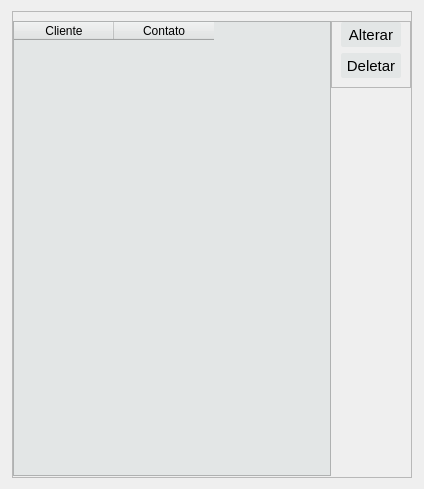
                <widget class="QWidget" name="tab_2">
                 <attribute name="title">
                  <string>Lista</string>
                 </attribute>
                 <layout class="QGridLayout" name="gridLayout_7">
                  <item row="0" column="0">
                   <spacer name="horizontalSpacer_19">
                    <property name="orientation">
                     <enum>Qt::Horizontal</enum>
                    </property>
                    <property name="sizeType">
                     <enum>QSizePolicy::Fixed</enum>
                    </property>
                    <property name="sizeHint" stdset="0">
                     <size>
                      <width>1</width>
                      <height>20</height>
                     </size>
                    </property>
                   </spacer>
                  </item>
                  <item row="0" column="1" rowspan="2">
                   <widget class="QFrame" name="frame_8">
                    <property name="minimumSize">
                     <size>
                      <width>400</width>
                      <height>0</height>
                     </size>
                    </property>
                    <property name="frameShape">
                     <enum>QFrame::StyledPanel</enum>
                    </property>
                    <property name="frameShadow">
                     <enum>QFrame::Raised</enum>
                    </property>
                    <layout class="QGridLayout" name="gridLayout_8">
                     <property name="leftMargin">
                      <number>0</number>
                     </property>
                     <property name="rightMargin">
                      <number>0</number>
                     </property>
                     <property name="bottomMargin">
                      <number>0</number>
                     </property>
                     <property name="horizontalSpacing">
                      <number>0</number>
                     </property>
                     <item row="1" column="1">
                      <spacer name="verticalSpacer_13">
                       <property name="orientation">
                        <enum>Qt::Vertical</enum>
                       </property>
                       <property name="sizeHint" stdset="0">
                        <size>
                         <width>20</width>
                         <height>388</height>
                        </size>
                       </property>
                      </spacer>
                     </item>
                     <item row="0" column="0" rowspan="2">
                      <widget class="QTableWidget" name="table_cliente">
                       <property name="styleSheet">
                        <string notr="true">
QLineEdit{

	
	background-color: rgb(255,255,255);
	font: 10pt &quot;MS Shell Dlg 2&quot;;
}

QFrame{

	
		background-color: rgb(227, 230, 230);

}
</string>
                       </property>
                       <column>
                        <property name="text">
                         <string>Cliente</string>
                        </property>
                       </column>
                       <column>
                        <property name="text">
                         <string>Contato</string>
                        </property>
                       </column>
                      </widget>
                     </item>
                     <item row="0" column="1">
                      <widget class="QFrame" name="frame_9">
                       <property name="styleSheet">
                        <string notr="true">QPushButton{
	
		background-color: rgb(227, 230, 230);
	border-radius:2px;
	color: rgb(0, 0, 0);
}
QPushButton:hover{
	border-radius:5px;
	background-color: rgb(255, 255, 255);
}</string>
                       </property>
                       <property name="frameShape">
                        <enum>QFrame::StyledPanel</enum>
                       </property>
                       <property name="frameShadow">
                        <enum>QFrame::Raised</enum>
                       </property>
                       <layout class="QVBoxLayout" name="verticalLayout_13">
                        <property name="topMargin">
                         <number>0</number>
                        </property>
                        <item>
                         <widget class="QPushButton" name="btn_alterar_cliente">
                          <property name="sizePolicy">
                           <sizepolicy hsizetype="Fixed" vsizetype="Fixed">
                            <horstretch>0</horstretch>
                            <verstretch>0</verstretch>
                           </sizepolicy>
                          </property>
                          <property name="minimumSize">
                           <size>
                            <width>60</width>
                            <height>25</height>
                           </size>
                          </property>
                          <property name="font">
                           <font>
                            <pointsize>11</pointsize>
                           </font>
                          </property>
                          <property name="cursor">
                           <cursorShape>PointingHandCursor</cursorShape>
                          </property>
                          <property name="text">
                           <string>Alterar</string>
                          </property>
                         </widget>
                        </item>
                        <item>
                         <widget class="QPushButton" name="btn_deletar_cliente">
                          <property name="sizePolicy">
                           <sizepolicy hsizetype="Fixed" vsizetype="Fixed">
                            <horstretch>0</horstretch>
                            <verstretch>0</verstretch>
                           </sizepolicy>
                          </property>
                          <property name="minimumSize">
                           <size>
                            <width>60</width>
                            <height>25</height>
                           </size>
                          </property>
                          <property name="font">
                           <font>
                            <pointsize>11</pointsize>
                           </font>
                          </property>
                          <property name="cursor">
                           <cursorShape>PointingHandCursor</cursorShape>
                          </property>
                          <property name="text">
                           <string>Deletar</string>
                          </property>
                         </widget>
                        </item>
                       </layout>
                      </widget>
                     </item>
                     <item row="2" column="0">
                      <spacer name="verticalSpacer_25">
                       <property name="orientation">
                        <enum>Qt::Vertical</enum>
                       </property>
                       <property name="sizeType">
                        <enum>QSizePolicy::Fixed</enum>
                       </property>
                       <property name="sizeHint" stdset="0">
                        <size>
                         <width>20</width>
                         <height>1</height>
                        </size>
                       </property>
                      </spacer>
                     </item>
                    </layout>
                   </widget>
                  </item>
                  <item row="0" column="2">
                   <spacer name="horizontalSpacer_17">
                    <property name="orientation">
                     <enum>Qt::Horizontal</enum>
                    </property>
                    <property name="sizeType">
                     <enum>QSizePolicy::Fixed</enum>
                    </property>
                    <property name="sizeHint" stdset="0">
                     <size>
                      <width>1</width>
                      <height>20</height>
                     </size>
                    </property>
                   </spacer>
                  </item>
                 </layout>
                </widget>
